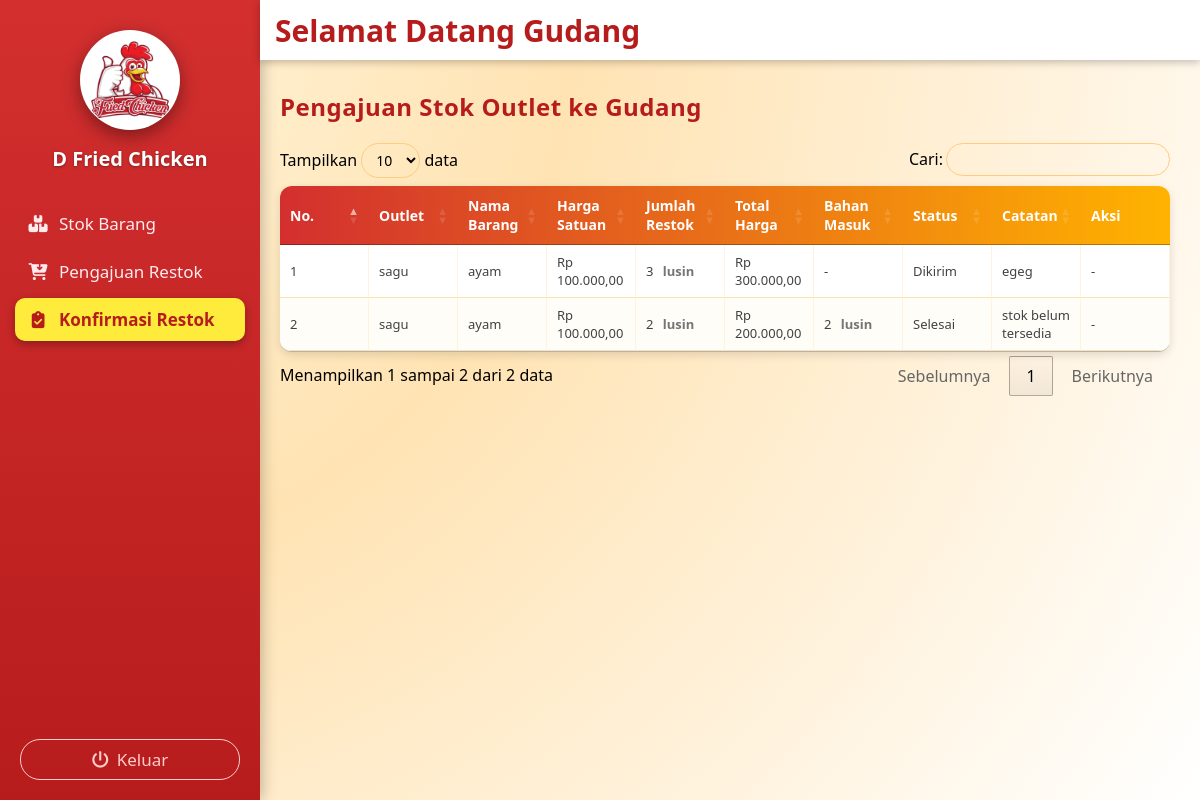
Before: /gudang/konfirmasi_restok/konfirmasi_restok.php (signed in) with the older database file.
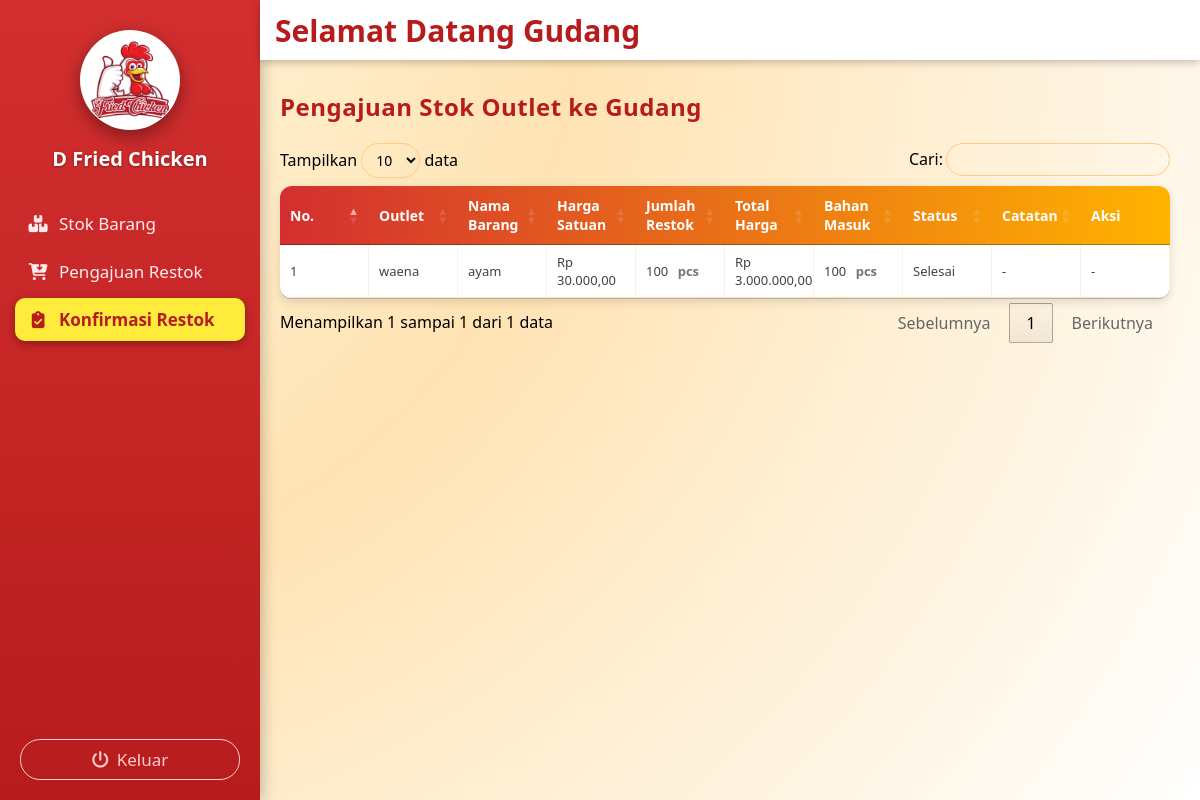
After: the same page with the newer database file.
### tables this page shows
CREATE TABLE `restok_bahan_outlet` (
  `Id_restok_bahan` int NOT NULL,
  `Id_outlet` int NOT NULL,
  `Id_stok_outlet` int NOT NULL,
  `Nama_barang` varchar(100) DEFAULT NULL,
  `Jumlah_restok` int DEFAULT NULL,
  `Status` varchar(50) DEFAULT NULL,
  `Catatan` varchar(255) DEFAULT NULL
);

CREATE TABLE `outlet` (
  `id_outlet` int NOT NULL,
  `nama_outlet` varchar(15) NOT NULL,
  `alamat` text NOT NULL
);

### gudang/konfirmasi_restok/konfirmasi_restok.php (the view, shortened to what this page needs)
<?php
include '../../koneksi/sidebargudang.php';
include '../../koneksi/koneksi.php';
?>
<link rel="stylesheet" href="https://cdn.datatables.net/1.13.6/css/jquery.dataTables.min.css">
<link rel="stylesheet" href="https://cdnjs.cloudflare.com/ajax/libs/font-awesome/6.5.0/css/all.min.css">
<div class="konten-utama">
  <h2>Pengajuan Stok Outlet ke Gudang</h2>
  <table id="tabel-ajukan-outlet" class="tabel-ajukan">
    <thead>
      <tr>
        <th>No.</th>
        <th>Outlet</th>
        <th>Nama Barang</th>
        <th>Harga Satuan</th>
        <th>Jumlah Restok</th>
        <th>Total Harga</th>
        <th>Bahan Masuk</th>
        <th>Status</th>
        <th>Catatan</th>
        <th>Aksi</th>
      </tr>
    </thead>
    <tbody>
      <?php
      $no = 1;
    $sql = "
  SELECT
    r.Id_restok_bahan,
    r.Id_outlet,
    r.Id_stok_outlet,
    r.Nama_barang,
    r.Jumlah_restok,
    r.Status,
    r.Catatan,
    o.nama_outlet,
    b.harga AS Harga,
    b.satuan,
    (b.harga * r.Jumlah_restok) AS Total_harga,
    COALESCE(bm_total.bahan_masuk, 0) AS bahan_masuk
  FROM restok_bahan_outlet r
  JOIN outlet o ON o.id_outlet = r.Id_outlet
  LEFT JOIN stok_outlet so ON so.Id_stok_outlet = r.Id_stok_outlet
  LEFT JOIN barang b ON b.id_barang = so.Id_barang
  LEFT JOIN (
      SELECT Id_restok_bahan, SUM(Bahan_masuk) AS bahan_masuk
      FROM bahan_masuk
      GROUP BY Id_restok_bahan
  ) bm_total ON bm_total.Id_restok_bahan = r.Id_restok_bahan
  ORDER BY r.Id_restok_bahan DESC
";
      $q = mysqli_query($conn, $sql);
      while ($row = mysqli_fetch_assoc($q)) {
        $harga = (float)($row['Harga'] ?? 0);
        $total = (float)($row['Total_harga'] ?? 0);
        $masuk = (int)($row['bahan_masuk'] ?? 0);
      ?>
      <tr>
        <td data-label="No"><?= $no++; ?></td>
        <td data-label="Outlet"><?= htmlspecialchars($row['nama_outlet'] ?? '-'); ?></td>
        <td data-label="Nama Barang"><?= htmlspecialchars($row['Nama_barang'] ?? '-'); ?></td>
        <td data-label="Harga">Rp <?= number_format($harga, 2, ',', '.'); ?></td>
     <td data-label="Jumlah Restok">
      <?= (int)($row['Jumlah_restok'] ?? 0); ?><?php if (!empty($row['satuan'])): ?>
        <small><?= htmlspecialchars($row['satuan']); ?></small>
      <?php endif; ?></td>
      <td data-label="Total">Rp <?= number_format($total, 2, ',', '.'); ?></td>
      <td data-label="Bahan Masuk">
      <?php if ($masuk > 0): ?><?= $masuk; ?><?php if (!empty($row['satuan'])): ?>
      <small><?= htmlspecialchars($row['satuan']); ?></small>
        <?php endif; ?>
        <?php else: ?>
    -
         <?php endif; ?>
         </td>
        <td data-label="Status"><?= htmlspecialchars($row['Status'] ?? '-'); ?></td>
        <td data-label="Catatan"><?= htmlspecialchars($row['Catatan'] ?? '-'); ?></td>
        <td data-label="Aksi">
     <?php if (($row['Status'] ?? '') === 'Menunggu'): ?>
    <button class="tombol tombol-setuju" onclick="setujui(<?= (int)$row['Id_restok_bahan']; ?>)">
      <i class="fa-solid fa-check"></i> Setujui
    </button>
    <button class="tombol tombol-tolak" onclick="tolak(<?= (int)$row['Id_restok_bahan']; ?>)">
      <i class="fa-solid fa-xmark"></i> Tolak
    </button>
  <?php elseif (($row['Status'] ?? '') === 'Selesai'): ?>
    -
  <?php else: ?>
    -
  <?php endif; ?>
</td>
      </tr>
      <?php } ?>
    </tbody>
  </table>
</div>

### koneksi/sidebargudang.php (shortened to what this page needs)
<?php
$halaman = basename($_SERVER['PHP_SELF']);
?>
<!DOCTYPE html>
<html lang="id">
<head>
  <link rel="stylesheet" href="https://cdnjs.cloudflare.com/ajax/libs/font-awesome/6.5.0/css/all.min.css">
</head>
<body>
  <div class="menu-samping" id="menuSamping">
    <div class="bagian-foto">
      <img src="../../gambar/logo.jpg" alt="Logo Gerai" class="gambar" />
      <div class="nama-logo">
        D Fried Chicken
      </div>
    </div>
    <div class="daftar-menu">
      <a href="../stok_barang/stok_barang.php" class="<?= $halaman == 'stok_barang.php' ? 'active' : '' ?>">
        <i class="fa-solid fa-boxes-stacked"></i> Stok Barang
      </a>
      <a href="../pengajuan_restok/pengajuan_restok.php" class="<?= $halaman == 'pengajuan_restok.php' ? 'active' : '' ?>">
        <i class="fa-solid fa-cart-arrow-down"></i> Pengajuan Restok
      </a>
      <a href="../konfirmasi_restok/konfirmasi_restok.php" class="<?= $halaman == 'konfirmasi_restok.php' ? 'active' : '' ?>">
        <i class="fa-solid fa-clipboard-check"></i> Konfirmasi Restok
      </a>
    </div>
    <button class="tombol-keluar" id="keluar">
      <i class="fa-solid fa-power-off"></i> Keluar
    </button>
  </div>
  <div class="menu-atas">
    <div class="welcome-text">
      Selamat Datang Gudang
    </div>
  </div>
</body>
</html>

### koneksi/sidebargudang.php (style rules this page uses)
* { margin: 0; padding: 0; box-sizing: border-box; font-family: 'Segoe UI', Tahoma, Geneva, Verdana, sans-serif; }
body { display: flex; min-height: 100vh; background: #f3f3f3; overflow-x: hidden; }
.menu-samping { width: 260px; background: linear-gradient(180deg, #d32f2f, #b71c1c); display: flex; flex-direction: column; padding: 30px 0 20px 0; color: #fff; position: fixed; top: 0; bottom: 0; left: 0; z-index: 200; box-shadow: 2px 0 14px rgba(0,0,0,.25); transition: transform 0.3s ease; }
.bagian-foto { width: 100%; display: flex; flex-direction: column; justify-content: center; align-items: center; margin-bottom: 30px; text-align: center; padding: 0 15px; }
.bagian-foto img { width: 100px; height: 100px; border-radius: 50%; object-fit: cover; display: block; margin: 0 auto 10px auto; transition: .3s; box-shadow: 0 6px 18px rgba(0,0,0,.4); border: 1px solid rgba(255, 255, 255, 0.9); background: #fff; }
.nama-logo { margin-top:5px; font-size: 20px; font-weight: 700; color: #ffffff; text-shadow: 0 1px 3px rgba(0,0,0,0.35); }
.daftar-menu { display: flex; flex-direction: column; width: 100%; padding: 0 15px; gap: 5px; }
.daftar-menu a { display: flex; align-items: center; justify-content: flex-start; text-decoration: none; color: #ffebee; font-weight: 500; font-size: 17px; padding: 10px 12px; border-radius: 10px; transition: all .25s ease; cursor: pointer; }
.daftar-menu a i { margin-right: 10px; width: 22px; text-align: center; font-size: 17px; }
.daftar-menu a.active { background: #ffeb3b; color: #b71c1c; font-weight: 700; box-shadow: 0 3px 8px rgba(0,0,0,0.3); }
.daftar-menu a.active i { color: #b71c1c; }
.tombol-keluar { background: transparent; color: #ffcccb; border: 1.5px solid #ffcccb; padding: 8px 20px; border-radius: 20px; cursor: pointer; display: flex; align-items: center; justify-content: center; font-size: 17px; font-weight: 500; margin-top: auto; margin-left: 20px; margin-right: 20px; }
.tombol-keluar i { margin-right: 8px; }
.menu-atas { position: fixed; top: 0; left: 260px; right: 0; height: 60px; background: #ffffff; box-shadow: 0 2px 8px rgba(0, 0, 0, 0.25); display: flex; justify-content: flex-start; align-items: center; padding: 0 15px; z-index: 250; transition: left 0.3s ease; }
.welcome-text { font-size: 30px; font-weight: 600; color: #b71c1c; }

### gudang/konfirmasi_restok/konfirmasi_restok.php (style rules this page uses)
body { margin:0; font-family:Arial,sans-serif; background:radial-gradient(circle at top left,#fff7e0 0%,#ffe3b3 40%,#ffffff 100%); }
.konten-utama { margin-left:250px; margin-top:60px; padding:30px; min-height:calc(100vh - 60px); }
.konten-utama h2 { margin-bottom:20px; color:#b71c1c; font-weight:700; letter-spacing:.5px; }
.tabel-ajukan { width:100%; border-collapse:collapse; background:white; border-radius:12px; overflow:hidden; box-shadow:0 3px 10px rgba(0,0,0,.12); table-layout:fixed; }
.tabel-ajukan thead tr { background:linear-gradient(90deg,#d32f2f,#ffb300); }
.tabel-ajukan th { color:#fff; text-align:left; padding:12px 15px; font-weight:600; font-size:14px; }
.tabel-ajukan td { padding:10px 15px; border-bottom:1px solid #ffe0b2; border-right:1px solid #fff3e0; font-size:13px; color:#424242; }
.tabel-ajukan td small { color:#757575; font-size:13px; margin-left:6px; font-weight:600; text-transform:lowercase; }
.tabel-ajukan tr:nth-child(even) { background:#fffdf7; }

Changed rows visible on the page:
removed restok_bahan_outlet: Id_outlet.nama_outlet "sagu", Nama_barang "ayam", harga "100.000,00", Jumlah_restok "3", satuan "lusin", total "300.000,00", Status "Dikirim", Catatan "egeg"
removed restok_bahan_outlet: Id_outlet.nama_outlet "sagu", Nama_barang "ayam", harga "100.000,00", Jumlah_restok "2", satuan "lusin", total "200.000,00", masuk "2", Status "Selesai", Catatan "stok belum tersedia"
added restok_bahan_outlet: Id_outlet.nama_outlet "waena", Nama_barang "ayam", harga "30.000,00", Jumlah_restok "100", satuan "pcs", total "3.000.000,00", masuk "100", Status "Selesai", Catatan "-"
Other visible differences:
text written by a page script: "Tampilkan data Cari: Menampilkan 1 sampai 2 dari 2 data Sebelumnya 1 Berikutnya" → "Tampilkan data Cari: Menampilkan 1 sampai 1 dari 1 data Sebelumnya 1 Berikutnya"
